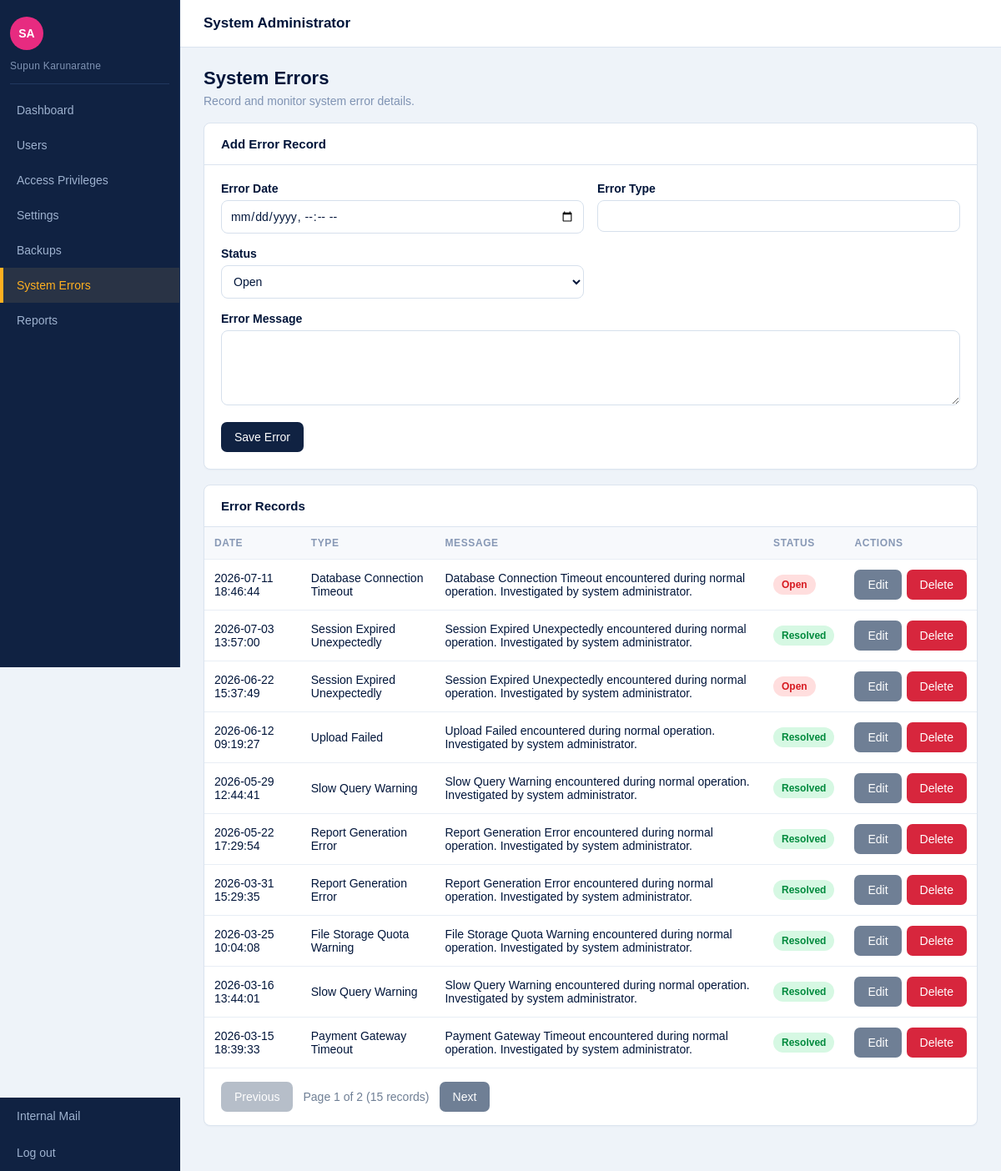
The app's page /codebase/login/roles/system_administrator/system_errors.php (signed in) with its own data.
### tables this page shows
CREATE TABLE system_error (
    error_id INT AUTO_INCREMENT PRIMARY KEY,
    error_date DATETIME NOT NULL,
    error_type VARCHAR(100) NOT NULL,
    error_message TEXT NOT NULL,
    status VARCHAR(30) NOT NULL
);

### codebase/login/roles/system_administrator/system_errors.php (the view, shortened to what this page needs)
<?php
require_once __DIR__ . '/../../config.php';
require_once __DIR__ . '/../../pagination.php';
$editRecord = null;
$perPage = 10;
$totalErrors = countRows($connection, "SELECT COUNT(*) FROM system_error");
$totalErrorPages = max(1, (int) ceil($totalErrors / $perPage));
$currentPage = min(getCurrentPage(), $totalErrorPages);
$offset = ($currentPage - 1) * $perPage;
$errors = mysqli_query($connection, "SELECT * FROM system_error ORDER BY error_date DESC LIMIT $perPage OFFSET $offset");
$statusOptions = ["open" => "Open", "checking" => "Checking", "resolved" => "Resolved"];
$statusClasses = ["open" => "pending", "checking" => "progress", "resolved" => "resolved"];
?>
<!DOCTYPE html>
<html lang="en">
<head>
  <link rel="stylesheet" href="css/sa_style.css">
</head>
<body>
  <header class="topbar"><h1>System Administrator</h1><p>Monitor system errors</p></header>
  <div class="layout">
    <main class="content">
      <section class="page-title"><h2>System Errors</h2><p>Record and monitor system error details.</p></section>
      <section class="panel">
        <h3><?= $editRecord ? "Edit Error Record" : "Add Error Record" ?></h3>
        <form method="post" action="system_errors.php">
          <div class="form-grid">
            <div class="form-group">
              <label for="errorDate">Error Date</label>
              <input type="datetime-local" id="errorDate" name="error_date" value="<?= htmlspecialchars($editRecord ? str_replace(" ", "T", substr($editRecord["error_date"], 0, 16)) : "") ?>" required>
            </div>
            <div class="form-group">
              <label for="errorType">Error Type</label>
              <input type="text" id="errorType" name="error_type" value="<?= htmlspecialchars($editRecord["error_type"] ?? "") ?>" required>
            </div>
            <div class="form-group">
              <label for="status">Status</label>
              <select id="status" name="status" required>
                <?php foreach ($statusOptions as $value => $label): ?>
                  <option value="<?= $value ?>" <?= ($editRecord["status"] ?? "open") === $value ? "selected" : "" ?>><?= $label ?></option>
                <?php endforeach; ?>
              </select>
            </div>
            <div class="form-group full-width">
              <label for="errorMessage">Error Message</label>
              <textarea id="errorMessage" name="error_message" required><?= htmlspecialchars($editRecord["error_message"] ?? "") ?></textarea>
            </div>
          </div>
          <div class="button-row">
            <button class="btn" type="submit">Save Error</button>
          </div>
        </form>
      </section>
      <section class="panel">
        <h3>Error Records</h3>
        <div class="table-wrapper">
          <table>
            <thead><tr><th>Date</th><th>Type</th><th>Message</th><th>Status</th><th>Actions</th></tr></thead>
            <tbody>
              <?php while ($row = mysqli_fetch_assoc($errors)): ?>
                <tr>
                  <td><?= htmlspecialchars($row["error_date"]) ?></td>
                  <td><?= htmlspecialchars($row["error_type"]) ?></td>
                  <td><?= htmlspecialchars($row["error_message"]) ?></td>
                  <td><span class="status <?= $statusClasses[$row["status"]] ?? "progress" ?>"><?= htmlspecialchars($statusOptions[$row["status"]] ?? $row["status"]) ?></span></td>
                  <td>
                    <div style="display: flex; align-items: center; gap: 6px; flex-wrap: nowrap;">
                      <a class="btn secondary" href="system_errors.php?edit=<?= $row["error_id"] ?>">Edit</a>
                      <form method="post" action="system_errors.php" style="display:inline;">
                        <button class="btn danger" type="submit" onclick="return confirm('Delete this error record?');">Delete</button>
                      </form>
                    </div>
                  </td>
                </tr>
              <?php endwhile; ?>
            </tbody>
          </table>
        </div>
      </section>
    </main>
  </div>
</body>
</html>

### codebase/login/roles/system_administrator/css/sa_style.css (style rules this page uses)
* { box-sizing: border-box; }
body { margin: 0; font-family: Arial, Helvetica, sans-serif; background-color: #eef3f9; color: #00153a; }
a { color: inherit; text-decoration: none; }
.topbar { min-height: 56px; margin-left: 216px; background-color: #ffffff; color: #00153a; border-bottom: 1px solid #dbe4ef; padding: 18px 28px; }
.topbar h1 { margin: 0; font-size: 17px; font-weight: bold; }
.layout { min-height: calc(100vh - 56px); }
.content { margin-left: 216px; padding: 24px 28px 36px; }
.page-title { margin-bottom: 18px; }
.page-title h2 { margin: 0; color: #00153a; font-size: 22px; }
.page-title p { margin: 6px 0 0; color: #7f93b3; font-size: 14px; }
.card, .panel { background-color: #ffffff; border: 1px solid #dbe4ef; border-radius: 8px; box-shadow: 0 1px 2px rgba(16, 34, 66, 0.03); }
.panel { margin-bottom: 18px; overflow: hidden; }
.panel h3 { margin: 0; padding: 16px 20px; border-bottom: 1px solid #dbe4ef; color: #00153a; font-size: 15px; }
.form-grid { display: grid; grid-template-columns: repeat(2, minmax(220px, 1fr)); gap: 16px; padding: 20px; }
.form-group { display: flex; flex-direction: column; }
.form-group.full-width { grid-column: 1 / -1; }
label { margin-bottom: 6px; color: #00153a; font-size: 14px; font-weight: bold; }
input, select, textarea { width: 100%; padding: 10px; border: 1px solid #d6e0ec; border-radius: 8px; background-color: #ffffff; color: #00153a; font-family: inherit; font-size: 14px; }
textarea { min-height: 90px; resize: vertical; }
.button-row { display: flex; gap: 10px; padding: 0 20px 20px; }
.btn { display: inline-block; padding: 10px 16px; border: none; border-radius: 7px; background-color: #102242; color: #ffffff; font-size: 14px; cursor: pointer; }
.btn.secondary { background-color: #6f7f95; }
.btn.danger { background-color: #d7263d; }
.table-wrapper { overflow-x: auto; }
table { width: 100%; border-collapse: collapse; background-color: #ffffff; }
th, td { padding: 12px; border-bottom: 1px solid #e8eef5; text-align: left; font-size: 14px; }
th { background-color: #f7f9fc; color: #8798b5; font-size: 12px; letter-spacing: 0.6px; text-transform: uppercase; }
.status { display: inline-block; padding: 5px 10px; border-radius: 14px; font-size: 12px; font-weight: bold; }
.status.pending { background-color: #ffdede; color: #d71920; }
.status.resolved { background-color: #d6f8e3; color: #008a3d; }

### records on screen
system_error: error_date "2026-07-11 18:46:44", error_type "Database Connection Timeout", error_message "Database Connection Timeout encountered during normal operation. Investigated by system administrator.", status "Open"
system_error: error_date "2026-07-03 13:57:00", error_type "Session Expired Unexpectedly", error_message "Session Expired Unexpectedly encountered during normal operation. Investigated by system administrator.", status "Resolved"
system_error: error_date "2026-06-22 15:37:49", error_type "Session Expired Unexpectedly", error_message "Session Expired Unexpectedly encountered during normal operation. Investigated by system administrator.", status "Open"
system_error: error_date "2026-06-12 09:19:27", error_type "Upload Failed", error_message "Upload Failed encountered during normal operation. Investigated by system administrator.", status "Resolved"
system_error: error_date "2026-05-29 12:44:41", error_type "Slow Query Warning", error_message "Slow Query Warning encountered during normal operation. Investigated by system administrator.", status "Resolved"
system_error: error_date "2026-05-22 17:29:54", error_type "Report Generation Error", error_message "Report Generation Error encountered during normal operation. Investigated by system administrator.", status "Resolved"
system_error: error_date "2026-03-31 15:29:35", error_type "Report Generation Error", error_message "Report Generation Error encountered during normal operation. Investigated by system administrator.", status "Resolved"
system_error: error_date "2026-03-25 10:04:08", error_type "File Storage Quota Warning", error_message "File Storage Quota Warning encountered during normal operation. Investigated by system administrator.", status "Resolved"
system_error: error_date "2026-03-16 13:44:01", error_type "Slow Query Warning", error_message "Slow Query Warning encountered during normal operation. Investigated by system administrator.", status "Resolved"
system_error: error_date "2026-03-15 18:39:33", error_type "Payment Gateway Timeout", error_message "Payment Gateway Timeout encountered during normal operation. Investigated by system administrator.", status "Resolved"

### other values on screen
$_SESSION["full_name"] "Supun Karunaratne"
$item[0] "Dashboard"
$item[0] "Users"
$item[0] "Access Privileges"
$item[0] "Settings"
$item[0] "Backups"
$item[0] "System Errors"
$item[0] "Reports"
$page "1"
$totalPages "2"
$totalRows "15"
form field status "Open"
